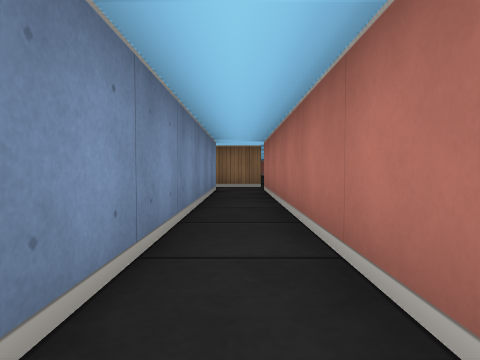
[1] (above)

18 first-person views from a walk through a cub3D ray-caster map. The camera is about half as high as the walls, tilts 2° down and sees 75° across. The floor is counted in squares. Each view is taken from the middle of a square. On the plan, view 1 faces up. The plan holds only what a view shows up to about 9 squares ahead; the rest is blank.

[2]
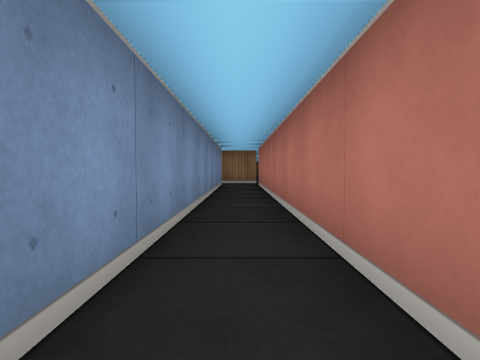

[3]
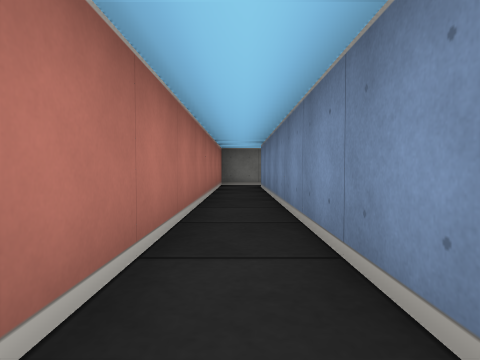

[4]
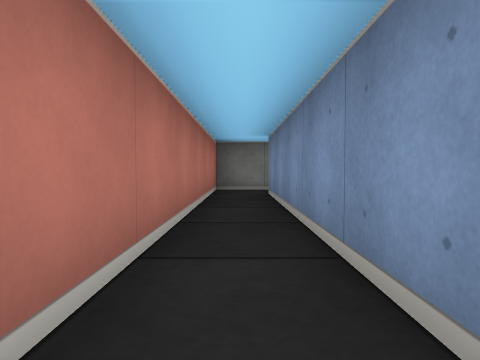

[5]
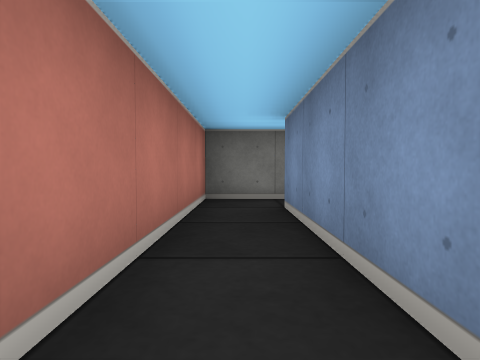

[6]
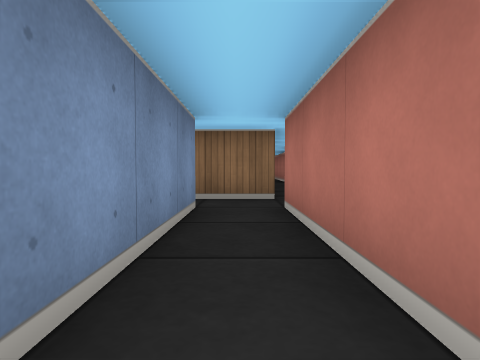

[7]
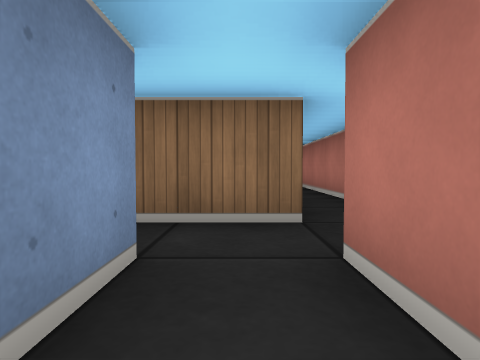

[8]
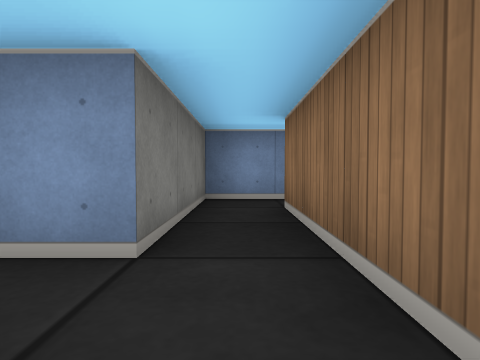

[9]
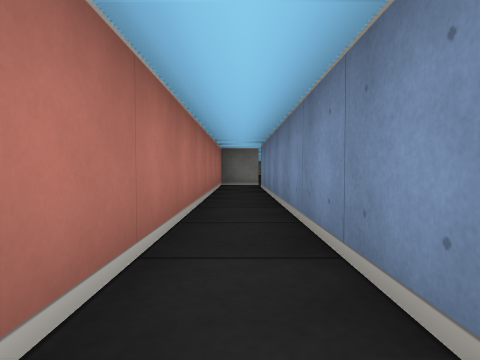

[10]
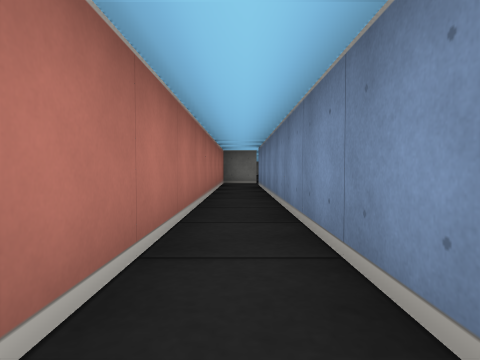

[11]
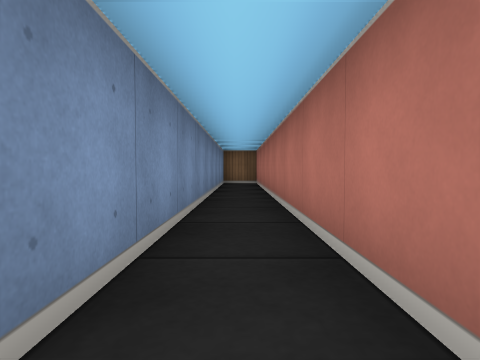

[12]
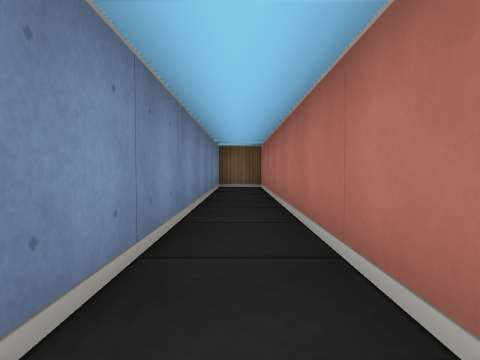

[13]
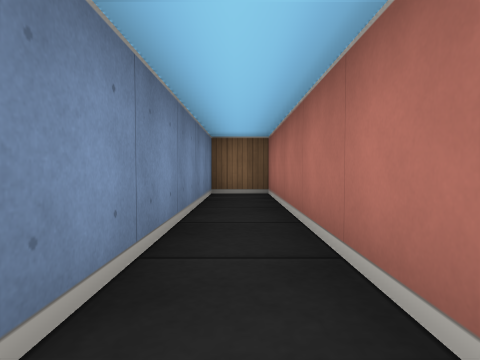

[14]
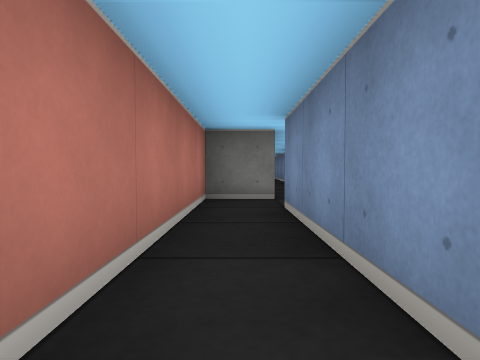

[15]
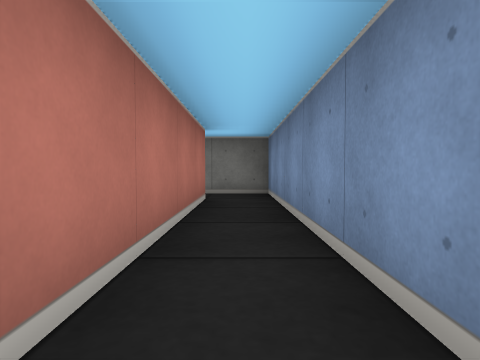

[16]
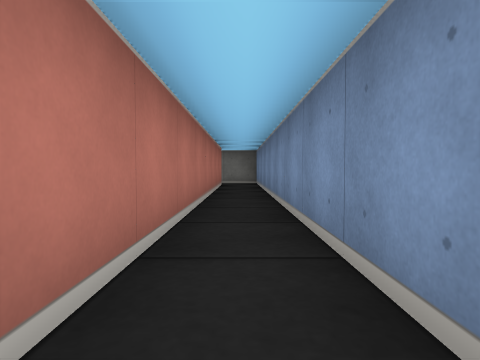

[17]
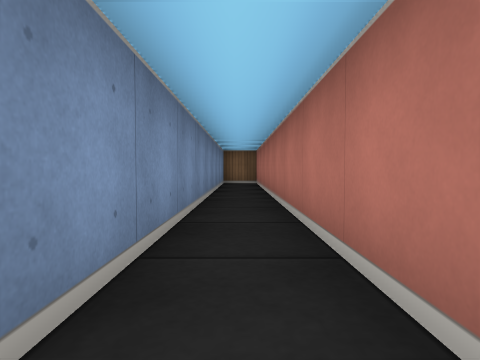

[18]
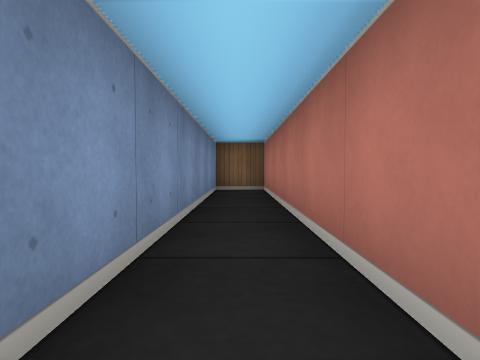

### Floor plan
Points are (right, up) in squares from view 1. A wall is a line through its corners. A room is listed if a view was taken in it or the views show most of it. See-through windows are left out.
Room 1 (views 1, 2, 3, 4, 5, 6, 7)
walls: (-0.5, 6.5) (-0.5, -6.5); (0.5, -6.5) (0.5, 6.5)
ways out: opening at (0, 7) to room 2; opening at (0, -6)
Room 2 (views 8, 9, 10, 11, 12, 13, 14)
walls: (0.5, 6.5) (1.5, 6.5) (1.5, 22.5) (0.5, 22.5) (0.5, 7.5) (-2.5, 7.5); (-2.5, 6.5) (-0.5, 6.5)
ways out: opening at (0, 7) to room 1; opening at (-1.5, 7) to room 3
Room 3 (views 15, 16, 17, 18)
walls: (-2.5, 7.5) (-2.5, 22.5) (-3.5, 22.5) (-3.5, 6.5) (-2.5, 6.5)
ways out: opening at (-1.5, 7) to room 2

Where each view was taken, in squares from view 1:
view 1: 0 up, 0 right, facing up
view 2: 2 down, 0 right, facing up
view 3: 1 up, 0 right, facing down
view 4: 1 down, 0 right, facing down
view 5: 3 down, 0 right, facing down
view 6: 3 up, 0 right, facing up
view 7: 5 up, 0 right, facing up
view 8: 7 up, 1 right, facing left
view 9: 15 up, 1 right, facing down
view 10: 16 up, 1 right, facing down
view 11: 13 up, 1 right, facing up
view 12: 15 up, 1 right, facing up
view 13: 17 up, 1 right, facing up
view 14: 11 up, 1 right, facing down
view 15: 12 up, 3 left, facing down
view 16: 16 up, 3 left, facing down
view 17: 13 up, 3 left, facing up
view 18: 16 up, 3 left, facing up
